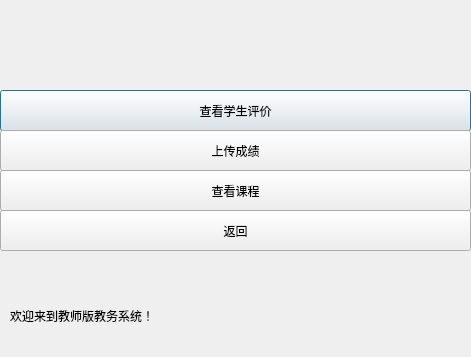
<?xml version="1.0" encoding="UTF-8"?>
<ui version="4.0">
 <class>teamain</class>
 <widget class="QDialog" name="teamain">
  <property name="geometry">
   <rect>
    <x>0</x>
    <y>0</y>
    <width>471</width>
    <height>357</height>
   </rect>
  </property>
  <property name="windowTitle">
   <string>Dialog</string>
  </property>
  <widget class="QPushButton" name="pushButton">
   <property name="geometry">
    <rect>
     <x>0</x>
     <y>90</y>
     <width>471</width>
     <height>41</height>
    </rect>
   </property>
   <property name="text">
    <string>查看学生评价</string>
   </property>
  </widget>
  <widget class="QPushButton" name="pushButton_2">
   <property name="geometry">
    <rect>
     <x>0</x>
     <y>130</y>
     <width>471</width>
     <height>41</height>
    </rect>
   </property>
   <property name="text">
    <string>上传成绩</string>
   </property>
  </widget>
  <widget class="QPushButton" name="pushButton_3">
   <property name="geometry">
    <rect>
     <x>0</x>
     <y>170</y>
     <width>471</width>
     <height>41</height>
    </rect>
   </property>
   <property name="text">
    <string>查看课程</string>
   </property>
  </widget>
  <widget class="QPushButton" name="pushButton_4">
   <property name="geometry">
    <rect>
     <x>0</x>
     <y>210</y>
     <width>471</width>
     <height>41</height>
    </rect>
   </property>
   <property name="text">
    <string>返回</string>
   </property>
  </widget>
  <widget class="QLabel" name="label">
   <property name="geometry">
    <rect>
     <x>10</x>
     <y>290</y>
     <width>221</width>
     <height>51</height>
    </rect>
   </property>
   <property name="text">
    <string>欢迎来到教师版教务系统！</string>
   </property>
  </widget>
 </widget>
 <resources/>
 <connections/>
</ui>
